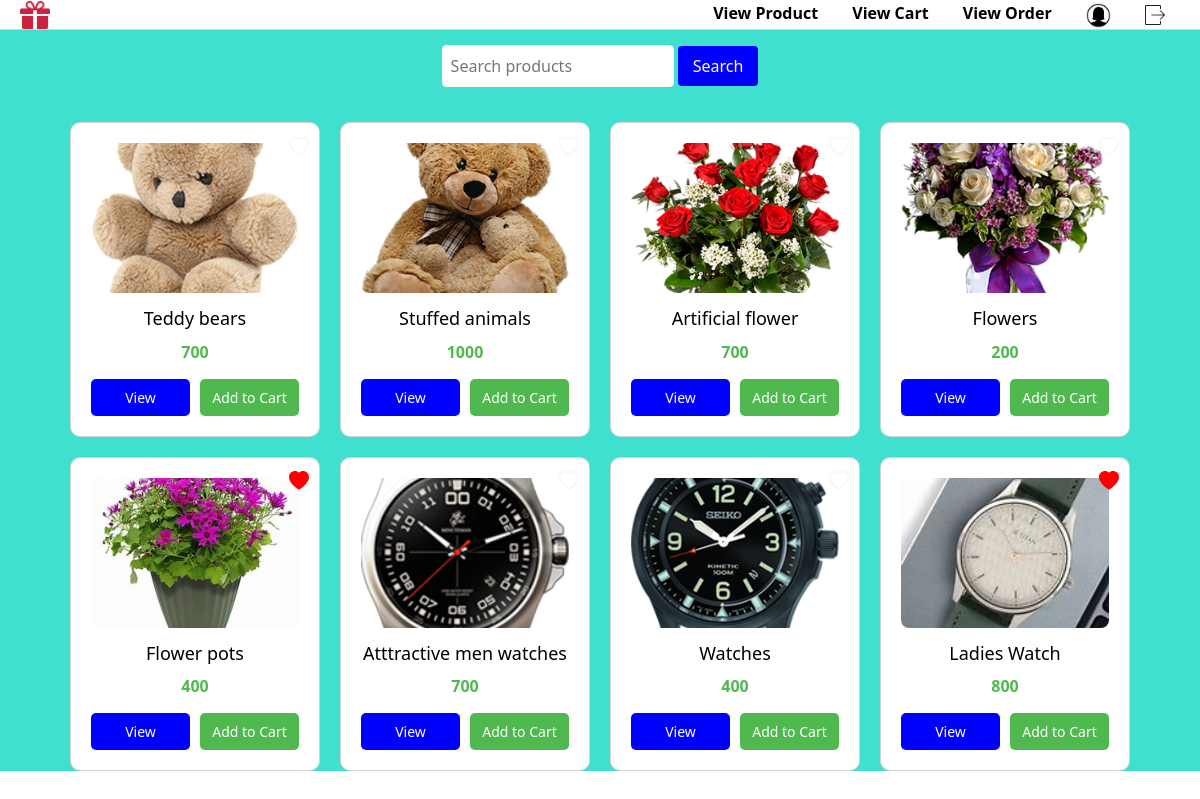
Screenshot of /userviewproduct (signed in) with the database file from the repository.
### app/models.py (models this page shows)
class Product(models.Model):
    product_id=models.ForeignKey(Company,on_delete=models.CASCADE)
    name=models.CharField(max_length=100)
    image=models.FileField(upload_to='media')
    description=models.CharField(max_length=100)
    price=models.IntegerField()
    catogory=models.CharField(null=True,blank=True,max_length=100)

### app/views.py (the view)
# urls.py: path('userviewproduct',views.Userproductview,name='userviewproduct'),
def Userproductview(request):
    id=CustomUser.objects.get(id=request.user.id)
    user = User.objects.get( user_id=id)
    data=Product.objects.all()
    wishlist=Whishlist.objects.filter(user_id=user).values_list('product_id',flat=True)
    return render(request,'userproductview.html',{'data':data,'wishlist':wishlist})

### templates/userproductview.html (shortened to what this page needs)
<!DOCTYPE html>
{% load static %}
<html lang="en">
<head>
    <link href="https://cdn.jsdelivr.net/npm/bootstrap@5.3.3/dist/css/bootstrap.min.css" rel="stylesheet">
</head>
<body>
    <div class="nav-container">
        <a href="{% url 'profileview' %}">
            <img src="{% static 'images/favicon.png' %}" alt="Profile" class="profile-pic">
        </a>
        <nav>
            <a href="{% url 'userviewproduct' %}">View Product</a>
            <a href="{% url 'viewcart' %}" class="view-cart">View Cart</a>
            <a href="{% url 'vieworder' %}">View Order</a>
            <a href="{% url 'profileview' %}">
                <img src="{% static 'img/profileview.jpg' %}" alt="Profile" height="25px" width="25px">
            </a>
            <a href="{% url 'logout' %}">
                <img src="{% static 'img/logout.png' %}" alt="Logout" height="20px" width="20px">
            </a>
        </nav>
    </div>
    {% block content %}
    <div style="background-color: turquoise;">
      <div class="search-container">
          <form action="search" method="post">
              <input type="search" name="search" placeholder="Search products">
              <input type="submit" value="Search">
          </form>
      </div>
      <div class="container">
          {% for i in data %}
          <div class="card">
              <div class="wishlist-icon">
                  {% if i.id in wishlist %}
                  <a href="{% url 'addtowhishlist' id=i.id %}">
                      <svg xmlns="http://www.w3.org/2000/svg" width="16" height="16" fill="red" class="bi bi-heart-fill" viewBox="0 0 16 16">
                          <path fill-rule="evenodd" d="M8 1.314C12.438-3.248 23.534 4.735 8 15-7.534 4.736 3.562-3.248 8 1.314"/>
                      </svg>
                  </a>
                  {% else %}
                  <a href="{% url 'addtowhishlist' id=i.id %}">
                  </a>
                  {% endif %}
              </div>
              <img src="{{ i.image.url }}" alt="Product Image">
              <h2>{{ i.name }}</h2>
              <p class="price">{{ i.price }}</p>
              <div class="buttons">
                  <a href="{% url 'viewproductdetails' id=i.id %}" class="btn-view">View</a>
                  <a href="{% url 'addtocart' id=i.id %}" class="btn-cart">Add to Cart</a>
              </div>
          </div>
          {% endfor %}
      </div>
    {% endblock %}
</body>
</html>

### templates/userproductview.html (style rules this page uses)
body { padding: 0; margin: 0; }
.nav-container { width: 100%; height: 30px; display: flex; align-items: center; justify-content: space-between; background-color: white; border-bottom: 1px solid rgb(216, 214, 214); padding: 0 20px; }
.nav-container nav a { color: black; margin: 0 15px; text-decoration: none; font-weight: bold; }
.profile-pic { width: 30px; height: 30px; margin-right: 15px; }
.search-container { width: 100%; padding: 15px 20px; text-align: center; }
.search-container form input[type="search"] { width: 20%; padding: 8px; font-size: 16px; border: 1px solid rgb(252, 243, 243); border-radius: 4px; }
.search-container form input[type="submit"] { padding: 8px 15px; background-color: blue; color: white; border: none; border-radius: 4px; }
.container { display: flex; flex-wrap: wrap; justify-content: center; gap: 20px; margin: 20px auto; }
.card { position: relative; border-radius: 10px; width: 250px; padding: 20px; text-align: center; overflow: hidden; }
.wishlist-icon { position: absolute; top: 10px; right: 10px; }
.wishlist-icon svg { width: 20px; height: 20px; }
.card img { width: 100%; height: 150px; object-fit: cover; border-radius: 8px; margin-bottom: 15px; }
.card h2 { font-size: 18px; margin-bottom: 10px; color: black; }
.price { font-size: 16px; color: rgb(79, 185, 79); font-weight: bold; margin-bottom: 15px; }
.buttons { display: flex; justify-content: space-between; gap: 10px; }
.btn-view { flex: 1; text-decoration: none; color: white; background-color: blue; padding: 8px; text-align: center; border-radius: 5px; font-size: 14px; }
.btn-cart { flex: 1; text-decoration: none; color: white; background-color: rgb(79, 185, 79); padding: 8px; text-align: center; border-radius: 5px; font-size: 14px; }

### rows the page displays
Product: image (picture), name "Teddy bears", price "700"
Product: image (picture), name "Stuffed animals", price "1000"
Product: image (picture), name "Artificial flower", price "700"
Product: image (picture), name "Flowers", price "200"
Product: image (picture), name "Flower pots", price "400"
Product: image (picture), name "Atttractive men watches", price "700"
Product: image (picture), name "Watches", price "400"
Product: image (picture), name "Ladies Watch", price "800"
